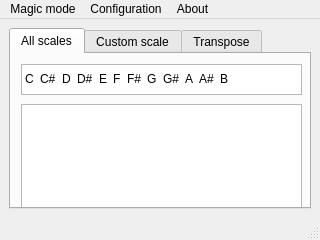
<?xml version="1.0" encoding="UTF-8"?>
<ui version="4.0">
 <class>MainWindow</class>
 <widget class="QMainWindow" name="MainWindow">
  <property name="enabled">
   <bool>true</bool>
  </property>
  <property name="geometry">
   <rect>
    <x>0</x>
    <y>0</y>
    <width>320</width>
    <height>240</height>
   </rect>
  </property>
  <property name="sizePolicy">
   <sizepolicy hsizetype="Ignored" vsizetype="Ignored">
    <horstretch>0</horstretch>
    <verstretch>0</verstretch>
   </sizepolicy>
  </property>
  <property name="maximumSize">
   <size>
    <width>500</width>
    <height>500</height>
   </size>
  </property>
  <property name="windowTitle">
   <string notr="true">Mid!Magic</string>
  </property>
  <property name="windowOpacity">
   <double>1.000000000000000</double>
  </property>
  <property name="layoutDirection">
   <enum>Qt::LeftToRight</enum>
  </property>
  <property name="autoFillBackground">
   <bool>false</bool>
  </property>
  <property name="iconSize">
   <size>
    <width>25</width>
    <height>25</height>
   </size>
  </property>
  <property name="toolButtonStyle">
   <enum>Qt::ToolButtonIconOnly</enum>
  </property>
  <property name="animated">
   <bool>true</bool>
  </property>
  <property name="documentMode">
   <bool>false</bool>
  </property>
  <property name="tabShape">
   <enum>QTabWidget::Rounded</enum>
  </property>
  <property name="dockNestingEnabled">
   <bool>false</bool>
  </property>
  <property name="dockOptions">
   <set>QMainWindow::AllowTabbedDocks|QMainWindow::AnimatedDocks</set>
  </property>
  <property name="unifiedTitleAndToolBarOnMac">
   <bool>true</bool>
  </property>
  <widget class="QWidget" name="centralwidget">
   <property name="enabled">
    <bool>true</bool>
   </property>
   <property name="sizePolicy">
    <sizepolicy hsizetype="Expanding" vsizetype="Expanding">
     <horstretch>0</horstretch>
     <verstretch>0</verstretch>
    </sizepolicy>
   </property>
   <property name="sizeIncrement">
    <size>
     <width>0</width>
     <height>0</height>
    </size>
   </property>
   <property name="layoutDirection">
    <enum>Qt::LeftToRight</enum>
   </property>
   <layout class="QGridLayout" name="gridLayout">
    <item row="0" column="0">
     <widget class="QTabWidget" name="tabWidget">
      <property name="sizePolicy">
       <sizepolicy hsizetype="Expanding" vsizetype="Expanding">
        <horstretch>0</horstretch>
        <verstretch>0</verstretch>
       </sizepolicy>
      </property>
      <property name="maximumSize">
       <size>
        <width>500</width>
        <height>16777215</height>
       </size>
      </property>
      <property name="sizeIncrement">
       <size>
        <width>499</width>
        <height>566</height>
       </size>
      </property>
      <property name="layoutDirection">
       <enum>Qt::LeftToRight</enum>
      </property>
      <property name="autoFillBackground">
       <bool>true</bool>
      </property>
      <property name="tabPosition">
       <enum>QTabWidget::North</enum>
      </property>
      <property name="tabShape">
       <enum>QTabWidget::Rounded</enum>
      </property>
      <property name="currentIndex">
       <number>0</number>
      </property>
      <property name="elideMode">
       <enum>Qt::ElideLeft</enum>
      </property>
      <property name="documentMode">
       <bool>false</bool>
      </property>
      <property name="tabsClosable">
       <bool>false</bool>
      </property>
      <property name="movable">
       <bool>true</bool>
      </property>
      <widget class="QWidget" name="AllScales">
       <property name="sizePolicy">
        <sizepolicy hsizetype="Expanding" vsizetype="Expanding">
         <horstretch>0</horstretch>
         <verstretch>0</verstretch>
        </sizepolicy>
       </property>
       <attribute name="title">
        <string>All scales</string>
       </attribute>
       <widget class="QListWidget" name="listWidgetNotes">
        <property name="geometry">
         <rect>
          <x>10</x>
          <y>10</y>
          <width>281</width>
          <height>31</height>
         </rect>
        </property>
        <property name="autoFillBackground">
         <bool>false</bool>
        </property>
        <property name="frameShape">
         <enum>QFrame::StyledPanel</enum>
        </property>
        <property name="frameShadow">
         <enum>QFrame::Sunken</enum>
        </property>
        <property name="autoScroll">
         <bool>true</bool>
        </property>
        <property name="movement">
         <enum>QListView::Static</enum>
        </property>
        <property name="flow">
         <enum>QListView::LeftToRight</enum>
        </property>
        <property name="isWrapping" stdset="0">
         <bool>false</bool>
        </property>
        <property name="resizeMode">
         <enum>QListView::Fixed</enum>
        </property>
        <property name="layoutMode">
         <enum>QListView::SinglePass</enum>
        </property>
        <property name="spacing">
         <number>2</number>
        </property>
        <property name="uniformItemSizes">
         <bool>false</bool>
        </property>
        <property name="wordWrap">
         <bool>true</bool>
        </property>
        <property name="selectionRectVisible">
         <bool>true</bool>
        </property>
        <item>
         <property name="text">
          <string>C</string>
         </property>
         <property name="textAlignment">
          <set>AlignHCenter|AlignVCenter|AlignCenter</set>
         </property>
        </item>
        <item>
         <property name="text">
          <string>C#</string>
         </property>
        </item>
        <item>
         <property name="text">
          <string>D</string>
         </property>
        </item>
        <item>
         <property name="text">
          <string>D#</string>
         </property>
        </item>
        <item>
         <property name="text">
          <string>E</string>
         </property>
        </item>
        <item>
         <property name="text">
          <string>F</string>
         </property>
        </item>
        <item>
         <property name="text">
          <string>F#</string>
         </property>
        </item>
        <item>
         <property name="text">
          <string>G</string>
         </property>
        </item>
        <item>
         <property name="text">
          <string>G#</string>
         </property>
        </item>
        <item>
         <property name="text">
          <string>A</string>
         </property>
        </item>
        <item>
         <property name="text">
          <string>A#</string>
         </property>
        </item>
        <item>
         <property name="text">
          <string>B</string>
         </property>
        </item>
       </widget>
       <widget class="QListWidget" name="listWidgetScales">
        <property name="geometry">
         <rect>
          <x>10</x>
          <y>50</y>
          <width>281</width>
          <height>111</height>
         </rect>
        </property>
        <property name="textElideMode">
         <enum>Qt::ElideRight</enum>
        </property>
        <property name="verticalScrollMode">
         <enum>QAbstractItemView::ScrollPerItem</enum>
        </property>
        <property name="flow">
         <enum>QListView::LeftToRight</enum>
        </property>
        <property name="isWrapping" stdset="0">
         <bool>true</bool>
        </property>
        <property name="resizeMode">
         <enum>QListView::Adjust</enum>
        </property>
        <property name="viewMode">
         <enum>QListView::ListMode</enum>
        </property>
        <property name="uniformItemSizes">
         <bool>true</bool>
        </property>
        <property name="wordWrap">
         <bool>true</bool>
        </property>
       </widget>
      </widget>
      <widget class="QWidget" name="CustomScale">
       <property name="sizePolicy">
        <sizepolicy hsizetype="Expanding" vsizetype="Expanding">
         <horstretch>0</horstretch>
         <verstretch>0</verstretch>
        </sizepolicy>
       </property>
       <property name="sizeIncrement">
        <size>
         <width>432</width>
         <height>43</height>
        </size>
       </property>
       <property name="baseSize">
        <size>
         <width>400</width>
         <height>400</height>
        </size>
       </property>
       <attribute name="title">
        <string>Custom scale</string>
       </attribute>
       <widget class="QPushButton" name="pushButtonCS">
        <property name="geometry">
         <rect>
          <x>30</x>
          <y>10</y>
          <width>41</width>
          <height>61</height>
         </rect>
        </property>
        <property name="autoFillBackground">
         <bool>true</bool>
        </property>
        <property name="text">
         <string>C#</string>
        </property>
        <property name="checkable">
         <bool>true</bool>
        </property>
        <property name="autoDefault">
         <bool>false</bool>
        </property>
        <property name="flat">
         <bool>false</bool>
        </property>
       </widget>
       <widget class="QPushButton" name="pushButtonFS">
        <property name="geometry">
         <rect>
          <x>150</x>
          <y>10</y>
          <width>41</width>
          <height>61</height>
         </rect>
        </property>
        <property name="text">
         <string>F#</string>
        </property>
        <property name="checkable">
         <bool>true</bool>
        </property>
       </widget>
       <widget class="QPushButton" name="pushButtonC">
        <property name="geometry">
         <rect>
          <x>10</x>
          <y>70</y>
          <width>41</width>
          <height>71</height>
         </rect>
        </property>
        <property name="text">
         <string>C</string>
        </property>
        <property name="checkable">
         <bool>true</bool>
        </property>
       </widget>
       <widget class="QPushButton" name="pushButtonE">
        <property name="geometry">
         <rect>
          <x>90</x>
          <y>70</y>
          <width>41</width>
          <height>71</height>
         </rect>
        </property>
        <property name="text">
         <string>E</string>
        </property>
        <property name="checkable">
         <bool>true</bool>
        </property>
       </widget>
       <widget class="QPushButton" name="pushButtonF">
        <property name="geometry">
         <rect>
          <x>130</x>
          <y>70</y>
          <width>41</width>
          <height>71</height>
         </rect>
        </property>
        <property name="text">
         <string>F</string>
        </property>
        <property name="checkable">
         <bool>true</bool>
        </property>
       </widget>
       <widget class="QPushButton" name="pushButtonD">
        <property name="geometry">
         <rect>
          <x>50</x>
          <y>70</y>
          <width>41</width>
          <height>71</height>
         </rect>
        </property>
        <property name="text">
         <string>D</string>
        </property>
        <property name="checkable">
         <bool>true</bool>
        </property>
       </widget>
       <widget class="QPushButton" name="pushButtonB">
        <property name="geometry">
         <rect>
          <x>250</x>
          <y>70</y>
          <width>41</width>
          <height>71</height>
         </rect>
        </property>
        <property name="text">
         <string>B</string>
        </property>
        <property name="checkable">
         <bool>true</bool>
        </property>
       </widget>
       <widget class="QPushButton" name="pushButtonA">
        <property name="geometry">
         <rect>
          <x>210</x>
          <y>70</y>
          <width>41</width>
          <height>71</height>
         </rect>
        </property>
        <property name="text">
         <string>A</string>
        </property>
        <property name="checkable">
         <bool>true</bool>
        </property>
       </widget>
       <widget class="QPushButton" name="pushButtonAS">
        <property name="geometry">
         <rect>
          <x>230</x>
          <y>10</y>
          <width>41</width>
          <height>61</height>
         </rect>
        </property>
        <property name="text">
         <string>A#</string>
        </property>
        <property name="checkable">
         <bool>true</bool>
        </property>
       </widget>
       <widget class="QPushButton" name="pushButtonDS">
        <property name="geometry">
         <rect>
          <x>70</x>
          <y>10</y>
          <width>41</width>
          <height>61</height>
         </rect>
        </property>
        <property name="text">
         <string>D#</string>
        </property>
        <property name="checkable">
         <bool>true</bool>
        </property>
       </widget>
       <widget class="QPushButton" name="pushButtonG">
        <property name="geometry">
         <rect>
          <x>170</x>
          <y>70</y>
          <width>41</width>
          <height>71</height>
         </rect>
        </property>
        <property name="text">
         <string>G</string>
        </property>
        <property name="checkable">
         <bool>true</bool>
        </property>
       </widget>
       <widget class="QPushButton" name="pushButtonGS">
        <property name="geometry">
         <rect>
          <x>190</x>
          <y>10</y>
          <width>41</width>
          <height>61</height>
         </rect>
        </property>
        <property name="text">
         <string>G#</string>
        </property>
        <property name="checkable">
         <bool>true</bool>
        </property>
       </widget>
      </widget>
      <widget class="QWidget" name="tab">
       <attribute name="title">
        <string>Transpose</string>
       </attribute>
       <widget class="QDial" name="dialTranspose">
        <property name="geometry">
         <rect>
          <x>80</x>
          <y>10</y>
          <width>141</width>
          <height>101</height>
         </rect>
        </property>
        <property name="minimum">
         <number>-12</number>
        </property>
        <property name="maximum">
         <number>12</number>
        </property>
        <property name="orientation">
         <enum>Qt::Horizontal</enum>
        </property>
        <property name="invertedAppearance">
         <bool>false</bool>
        </property>
        <property name="invertedControls">
         <bool>false</bool>
        </property>
       </widget>
       <widget class="QSpinBox" name="spinBoxTranspose">
        <property name="geometry">
         <rect>
          <x>110</x>
          <y>110</y>
          <width>81</width>
          <height>26</height>
         </rect>
        </property>
        <property name="minimum">
         <number>-12</number>
        </property>
        <property name="maximum">
         <number>12</number>
        </property>
       </widget>
      </widget>
     </widget>
    </item>
   </layout>
  </widget>
  <widget class="QMenuBar" name="menubar">
   <property name="geometry">
    <rect>
     <x>0</x>
     <y>0</y>
     <width>320</width>
     <height>24</height>
    </rect>
   </property>
   <property name="acceptDrops">
    <bool>true</bool>
   </property>
   <property name="defaultUp">
    <bool>false</bool>
   </property>
   <property name="nativeMenuBar">
    <bool>true</bool>
   </property>
   <widget class="QMenu" name="menuConfiguration">
    <property name="title">
     <string>Configuration</string>
    </property>
    <addaction name="actionMidiInput"/>
    <addaction name="actionMidiOutput"/>
    <addaction name="actionScanForDevices"/>
   </widget>
   <widget class="QMenu" name="menuAbout">
    <property name="contextMenuPolicy">
     <enum>Qt::DefaultContextMenu</enum>
    </property>
    <property name="acceptDrops">
     <bool>true</bool>
    </property>
    <property name="tearOffEnabled">
     <bool>false</bool>
    </property>
    <property name="title">
     <string>About</string>
    </property>
    <property name="separatorsCollapsible">
     <bool>false</bool>
    </property>
    <property name="toolTipsVisible" stdset="0">
     <bool>false</bool>
    </property>
   </widget>
   <widget class="QMenu" name="menuMagicMode">
    <property name="tearOffEnabled">
     <bool>false</bool>
    </property>
    <property name="title">
     <string>Magic mode</string>
    </property>
    <property name="separatorsCollapsible">
     <bool>false</bool>
    </property>
   </widget>
   <addaction name="menuMagicMode"/>
   <addaction name="menuConfiguration"/>
   <addaction name="menuAbout"/>
  </widget>
  <widget class="QStatusBar" name="statusBar"/>
  <action name="actionMidiInput">
   <property name="checkable">
    <bool>false</bool>
   </property>
   <property name="text">
    <string>Midi input</string>
   </property>
  </action>
  <action name="actionMidiOutput">
   <property name="text">
    <string>Midi output</string>
   </property>
  </action>
  <action name="actionScanForDevices">
   <property name="text">
    <string>Scan for devices</string>
   </property>
  </action>
 </widget>
 <resources/>
 <connections>
  <connection>
   <sender>spinBoxTranspose</sender>
   <signal>valueChanged(int)</signal>
   <receiver>dialTranspose</receiver>
   <slot>setValue(int)</slot>
   <hints>
    <hint type="sourcelabel">
     <x>167</x>
     <y>196</y>
    </hint>
    <hint type="destinationlabel">
     <x>162</x>
     <y>124</y>
    </hint>
   </hints>
  </connection>
  <connection>
   <sender>dialTranspose</sender>
   <signal>valueChanged(int)</signal>
   <receiver>spinBoxTranspose</receiver>
   <slot>setValue(int)</slot>
   <hints>
    <hint type="sourcelabel">
     <x>162</x>
     <y>124</y>
    </hint>
    <hint type="destinationlabel">
     <x>167</x>
     <y>196</y>
    </hint>
   </hints>
  </connection>
 </connections>
</ui>
